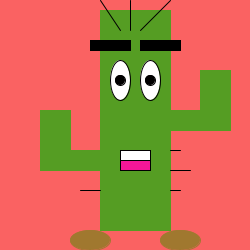
Frame 1 (no input)
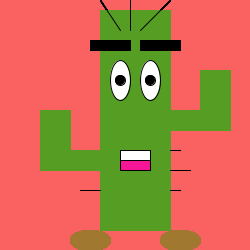
Frame 60 (the mouse pressed at the canvas centre just before this capture)
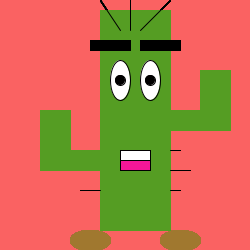
Frame 120 (the mouse held since frame 60 and released just before this capture)

The Processing sketch that drew these frames (run headless with seeded random() and noise(); from frame 60 on, the mouse is pressed at the canvas centre):

// Processing sketch: processing_168969
// ── processing_168969.pde

void setup()
{background(#FA6262);
size(250,250);}
void draw()
{stroke(#559D23);
fill(#559D23);
rect(100,10,70,220);
fill(#559D23);
rect(170,110,60,20);
fill(#559D23);
rect(200,70,30,60);
fill(#559D23);
rect(40,150,60,20);
fill(#559D23);
rect(40,110,30,60);
stroke(0);
fill(0);
rect(90,40,40,10);
rect(140,40,40,10);
stroke(0);
fill(255);
ellipse(120,80,20,40);
ellipse(150,80,20,40);
fill(0);
ellipse(120,80,10,10);
ellipse(150,80,10,10);
stroke(0);
line(140,30,170,0);
line(130,30,130,0);
line(120,30,100,0);
line(170,150,180,150);
line(170,170,190,170);
line(170,190,180,190);
line(100,190,80,190);
stroke(0);
fill(255);
rect(120,150,30,10);
fill(#F51698);
rect(120,160,30,10);
stroke(#A0782F);
fill(#A0782F);
ellipse(90,240,40,20);
ellipse(180,240,40,20);}
void keyPressed()
{stroke(#559D23);
fill(#28E3FA);
rect(100,10,70,220);
fill(#559D23);
rect(170,110,60,20);
fill(#559D23);
rect(200,70,30,60);
fill(#559D23);
rect(40,150,60,20);
fill(#559D23);
rect(40,110,30,60);
stroke(0);
fill(0);
rect(90,40,40,10);
rect(140,40,40,10);
stroke(0);
fill(255);
ellipse(120,80,20,40);
ellipse(150,80,20,40);
fill(0);
ellipse(120,80,10,10);
ellipse(150,80,10,10);
stroke(0);
line(140,30,170,0);
line(130,30,130,0);
line(120,30,100,0);
line(170,150,180,150);
line(170,170,190,170);
line(170,190,180,190);
line(100,190,80,190);
stroke(0);
fill(255);
rect(120,150,30,10);
fill(#F51698);
rect(120,160,30,10);
stroke(#A0782F);
fill(#A0782F);
ellipse(90,240,40,20);
ellipse(180,240,40,20);}
void mousePressed()
{stroke(#559D23);
fill(#559D23);
rect(70,10,100,220);
fill(#559D23);
rect(170,110,60,20);
fill(#559D23);
rect(200,70,30,60);
fill(#559D23);
rect(40,150,60,20);
fill(#559D23);
rect(40,110,30,60);
stroke(0);
fill(0);
rect(90,40,40,10);
rect(140,40,40,10);
stroke(0);
fill(255);
ellipse(120,80,20,40);
ellipse(150,80,20,40);
fill(0);
ellipse(120,80,10,10);
ellipse(150,80,10,10);
stroke(0);
line(140,30,170,0);
line(130,30,130,0);
line(120,30,100,0);
line(170,150,180,150);
line(170,170,190,170);
line(170,190,180,190);
line(100,190,80,190);
stroke(0);
fill(255);
rect(120,150,30,10);
fill(#F51698);
rect(120,160,30,10);
stroke(#A0782F);
fill(#A0782F);
ellipse(90,240,40,20);
ellipse(180,240,40,20);}
